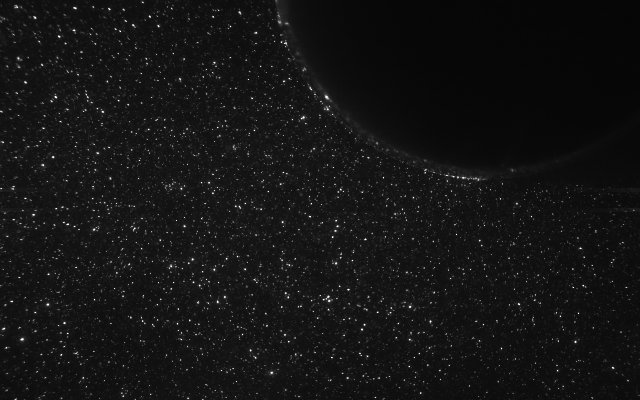
#> input picture Image_treatment-master/Input/Buckling_zoom_FPS_10k_00001.tif, 1280 x 800 px (shown at 1/2 size)
$ python PIV_mask.py
#> lines starting #> are read from the running program, lines starting #| are printed output that depends on the picture
import numpy as np
import cv2
from scipy.signal import savgol_filter
BLUR=3
CANNY = 30
THRESH_DENSITY = 5
GAUSSIANTHRESH = 5
STEP = 449
im = cv2.imread('Input/Buckling_zoom_FPS_10k_00001.tif',0)
#> im is the input picture: shape (800, 1280); min 4, max 255, mean 20.1
# x0,y0,h,w = 900,0,450,480
# im = im[y0:y0+h,x0:x0+w]
MIN_NEIGHBORS = 5

def neighboring(point,main_array,blocksize):


    if (point[0]+blocksize)<=np.amax(main_array[:,0]):
        x_max = point[0]+blocksize
    else:
        x_max = np.amax(main_array[:,0])
    if (point[0]-blocksize)>=0:
        x_min = point[0]-blocksize
    else:
        x_min = 0
    if (point[1]+blocksize)<=np.amax(main_array[:,1]):
        y_max = point[1]+blocksize
    else:
        y_max = np.amax(main_array[:,1])
    if (point[1]-blocksize)>=0:
        y_min = point[1]-blocksize
    else:
        y_min = 0

    x_centered = np.argwhere(abs(main_array[:,0]-point[0])/(0.5*(x_max-x_min))<1.0)
    y_centered = np.argwhere(abs(main_array[:,1]-point[1])/(0.5*(y_max-y_min))<1.0)
    ind = np.intersect1d(x_centered,y_centered)


    return ind.size


cv2.GaussianBlur(im,(BLUR,BLUR),0)

output_img = np.zeros(im.shape,dtype=im.dtype)
ret,thresh = cv2.threshold(im,150,255,0)
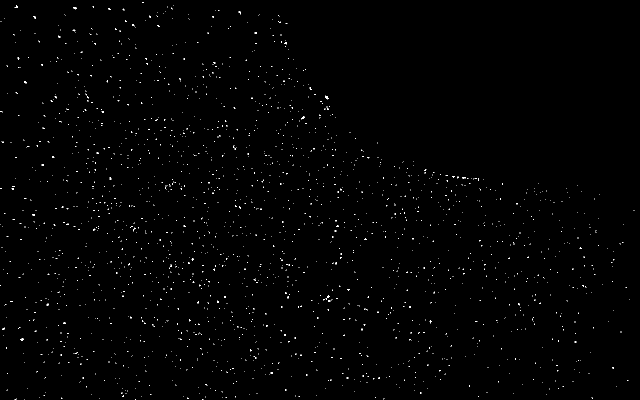
#> thresh: shape (800, 1280) (shown at 1/2 size); 0.53% white in thin lines or dots
thresh_2 = cv2.adaptiveThreshold(im, 255, cv2.ADAPTIVE_THRESH_GAUSSIAN_C, cv2.THRESH_BINARY_INV, GAUSSIANTHRESH, 3)
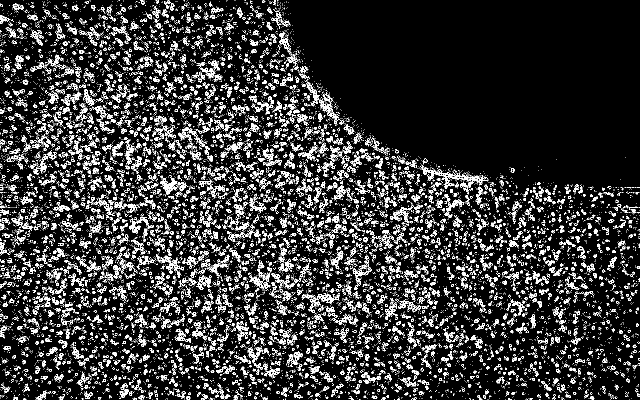
#> thresh_2: shape (800, 1280) (shown at 1/2 size); 13.9% white in thin lines or dots
edges = cv2.Canny(im,CANNY ,CANNY)
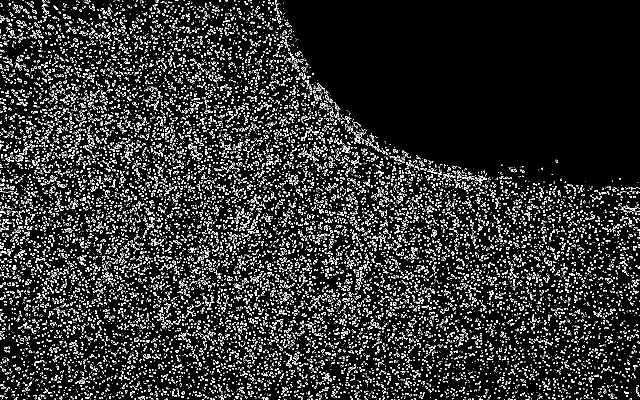
#> edges: shape (800, 1280) (shown at 1/2 size); 10.7% white in thin lines or dots
# edges = thresh_2
a = np.where(edges[np.nonzero(edges)]<255)[0].size
#> a = 0
cv2.imshow('test',edges)
cv2.waitKey()
# [118 lines of commented-out code are left out]

$ run again, with Image_treatment-master/Input/Buckling_zoom_FPS_10k_16475.tif copied over Image_treatment-master/Input/Buckling_zoom_FPS_10k_00001.tif
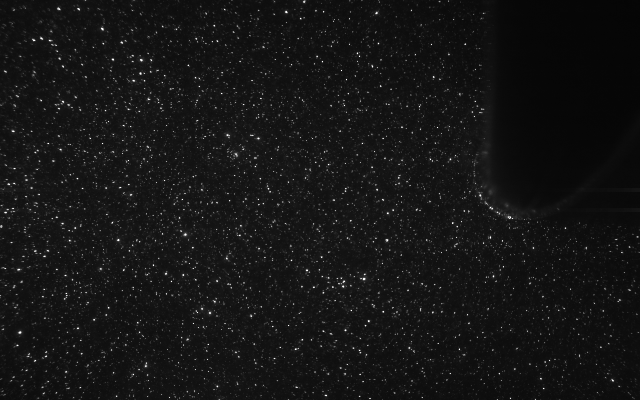
#> input picture Image_treatment-master/Input/Buckling_zoom_FPS_10k_16475.tif, 1280 x 800 px (shown at 1/2 size)
#> im is the input picture: shape (800, 1280); min 3, max 255, mean 20.8
#> `ret,thresh = cv2.threshold(im,150,255,0)`:
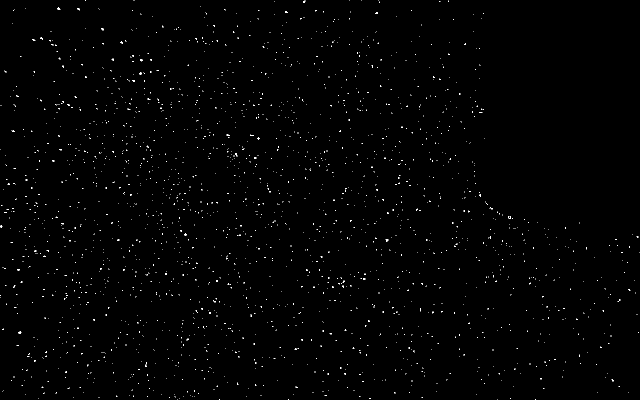
#> thresh: shape (800, 1280) (shown at 1/2 size); 0.56% white in thin lines or dots
#> thresh_2: shape (800, 1280); 15.1% white in thin lines or dots
#> `edges = cv2.Canny(im,CANNY ,CANNY)`:
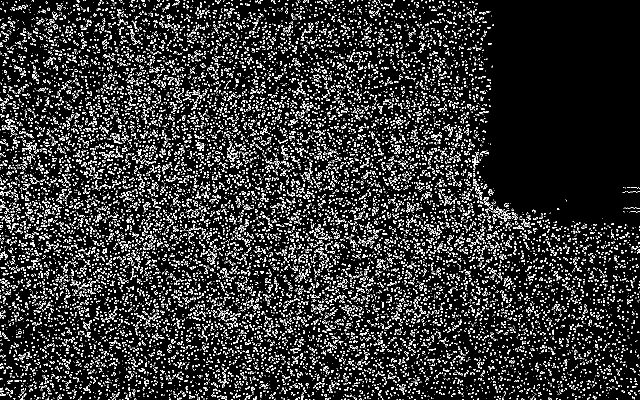
#> edges: shape (800, 1280) (shown at 1/2 size); 11.6% white in thin lines or dots
